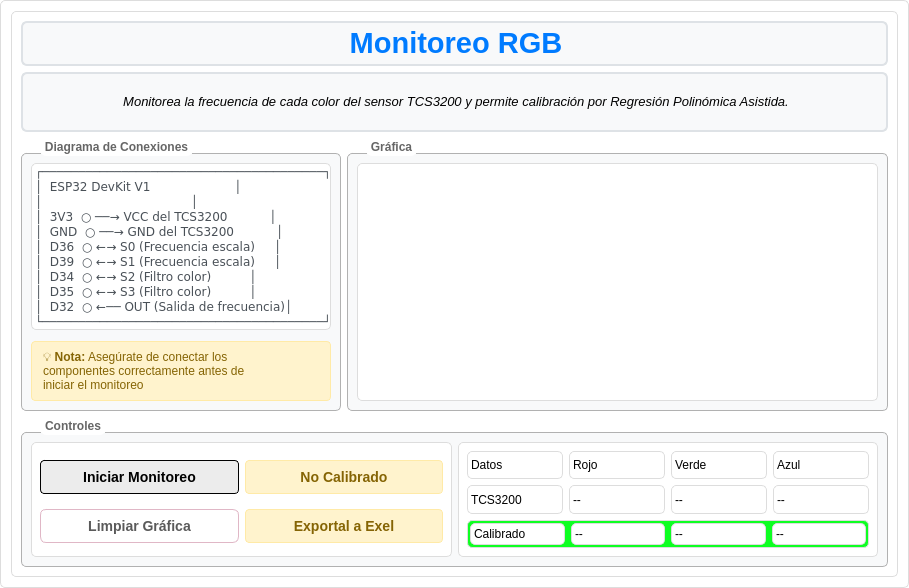
<?xml version="1.0" encoding="UTF-8"?>
<ui version="4.0">
 <class>colorTCS</class>
 <widget class="QWidget" name="colorTCS">
  <property name="geometry">
   <rect>
    <x>0</x>
    <y>0</y>
    <width>909</width>
    <height>588</height>
   </rect>
  </property>
  <property name="windowTitle">
   <string>Form</string>
  </property>
  <property name="styleSheet">
   <string notr="true">background-color: rgb(255, 255, 255);
border: 1px solid rgb(221, 221, 221);
border-radius: 5px;
color: rgb(0, 0, 0);</string>
  </property>
  <layout class="QGridLayout" name="gridLayout_2">
   <item row="0" column="0">
    <widget class="QFrame" name="frame">
     <property name="frameShape">
      <enum>QFrame::Shape::StyledPanel</enum>
     </property>
     <property name="frameShadow">
      <enum>QFrame::Shadow::Raised</enum>
     </property>
     <layout class="QGridLayout" name="gridLayout_6">
      <item row="0" column="0" colspan="3">
       <widget class="QLabel" name="titulo">
        <property name="maximumSize">
         <size>
          <width>16777215</width>
          <height>45</height>
         </size>
        </property>
        <property name="styleSheet">
         <string notr="true">        background-color: #f8f9fa;       
        border: 2px solid #dee2e6;         
        border-radius: 6px;              
   </string>
        </property>
        <property name="text">
         <string>&lt;html&gt;&lt;head/&gt;&lt;body&gt;&lt;p align=&quot;center&quot;&gt;&lt;span style=&quot; font-size:22pt; font-weight:700; color:#007bff;&quot;&gt;Monitoreo RGB&lt;/span&gt;&lt;/p&gt;&lt;/body&gt;&lt;/html&gt;</string>
        </property>
       </widget>
      </item>
      <item row="4" column="0" colspan="3">
       <widget class="QGroupBox" name="controles">
        <property name="minimumSize">
         <size>
          <width>0</width>
          <height>150</height>
         </size>
        </property>
        <property name="maximumSize">
         <size>
          <width>16777215</width>
          <height>150</height>
         </size>
        </property>
        <property name="sizeIncrement">
         <size>
          <width>0</width>
          <height>0</height>
         </size>
        </property>
        <property name="styleSheet">
         <string notr="true">QGroupBox {
    color: rgb(102, 102, 102) ;
    background-color: #f8f9fa;        
    border-radius: 6px;
    border: 1px solid rgb(177, 177, 177) ;
    border-radius: 5px;
    margin-top: 15px; /* espacio para el título */
    font: bold 12px;
}
QGroupBox::title {
    subcontrol-origin: margin;
    subcontrol-position: top left ;
    left: 20px;
    background-color: rgba(255, 255, 255, 255);
	padding: 2px;
    border-radius: 5px;
}

</string>
        </property>
        <property name="title">
         <string>Controles</string>
        </property>
        <layout class="QGridLayout" name="gridLayout_4">
         <item row="0" column="0">
          <widget class="QWidget" name="botones" native="true">
           <layout class="QGridLayout" name="gridLayout_3">
            <item row="0" column="1">
             <widget class="QPushButton" name="calibrarBt">
              <property name="styleSheet">
               <string notr="true">        font-size: 14px;                    /* Tamaño menor para información secundaria */
        font-weight: bold;                  /* Texto en negrita */
        color: #856404;                     /* Color ámbar para indicar estado */
        padding: 8px;                       /* Espacio interno menor */
        background-color: #fff3cd;          /* Fondo ámbar claro */
        border-radius: 4px;                 /* Esquinas redondeadas menores */
        border: 1px solid #ffeaa7;          /* Borde ámbar */
        margin-top: 5px;                    /* Separación superior */</string>
              </property>
              <property name="text">
               <string>No Calibrado</string>
              </property>
             </widget>
            </item>
            <item row="2" column="1">
             <widget class="QPushButton" name="exportarBt">
              <property name="styleSheet">
               <string notr="true">        font-size: 14px;                    /* Tamaño menor para información secundaria */
        font-weight: bold;                  /* Texto en negrita */
        color: #856404;                     /* Color ámbar para indicar estado */
        padding: 8px;                       /* Espacio interno menor */
        background-color: #fff3cd;          /* Fondo ámbar claro */
        border-radius: 4px;                 /* Esquinas redondeadas menores */
        border: 1px solid #ffeaa7;          /* Borde ámbar */
        margin-top: 5px;                    /* Separación superior */</string>
              </property>
              <property name="text">
               <string>Exportal a Exel</string>
              </property>
             </widget>
            </item>
            <item row="2" column="0">
             <widget class="QPushButton" name="limpiarBt">
              <property name="styleSheet">
               <string notr="true">/* Estilo base con matices rosa y gris degradado */
QPushButton {
    font-size: 14px;                         /* Tamaño menor para información secundaria */
    font-weight: bold;                       /* Texto en negrita */
    color: #5a5a5a;                          /* Gris medio para texto */
    padding: 8px;                            /* Espacio interno menor */
    background: linear-gradient(135deg, #f8e1ec, #d3d3d3); /* Degradado rosa a gris */
    border-radius: 6px;                      /* Esquinas ligeramente más redondeadas */
    border: 1px solid #e0b7c6;               /* Borde rosa suave */
    margin-top: 5px;                         /* Separación superior */
}

/* Efecto hover con énfasis en el rosa */
QPushButton:hover {
    background: linear-gradient(135deg, #fce4ec, #c0c0c0); /* Rosa claro a gris claro */
    color: #7a4b63;                          /* Rosa oscuro para el texto */
    border: 1px solid #d48ca3;               /* Borde más intenso en rosa */
}
/* Presionado: tono más oscuro y efecto hundido */
QPushButton:pressed {
    background-color: #e0b7c6;
    border: 2px solid #b0b0b0;
    padding-top: 8px; /* efecto hundido */
    padding-left: 8px;
}
</string>
              </property>
              <property name="text">
               <string>Limpiar Gráfica</string>
              </property>
             </widget>
            </item>
            <item row="0" column="0">
             <widget class="QPushButton" name="iniciarBt">
              <property name="styleSheet">
               <string notr="true">QPushButton {
    font-size: 14px;                    
    font-weight: bold;              
    color: rgb(0, 0, 0);
    padding: 8px;                 
    background-color: rgb(236, 236, 236);          
    border-radius: 4px;            
    border: 1px solid rgb(0, 0, 0);      
    margin-top: 5px;         
}

/* Hover: verde suave */
QPushButton:hover {
    background-color: rgb(220, 255, 220);     /* Verde muy claro */
    border: 1px solid rgb(0, 128, 0);          /* Verde intenso */
    color: rgb(0, 100, 0);                     /* Verde oscuro para texto */
}

/* Pressed: verde más profundo */
QPushButton:pressed {
    background-color: rgb(200, 240, 200);     /* Verde más saturado */
    border: 1px solid rgb(0, 100, 0);          /* Borde más oscuro */
    color: rgb(0, 80, 0);                      /* Texto aún más profundo */
}</string>
              </property>
              <property name="text">
               <string>Iniciar Monitoreo</string>
              </property>
             </widget>
            </item>
           </layout>
          </widget>
         </item>
         <item row="0" column="1">
          <widget class="QWidget" name="datos" native="true">
           <property name="minimumSize">
            <size>
             <width>0</width>
             <height>0</height>
            </size>
           </property>
           <property name="maximumSize">
            <size>
             <width>9999</width>
             <height>16777215</height>
            </size>
           </property>
           <layout class="QGridLayout" name="gridLayout">
            <item row="0" column="0">
             <widget class="QLabel" name="datosLabel">
              <property name="text">
               <string>Datos</string>
              </property>
             </widget>
            </item>
            <item row="0" column="1">
             <widget class="QLabel" name="rojoLabel">
              <property name="text">
               <string>Rojo</string>
              </property>
             </widget>
            </item>
            <item row="0" column="2">
             <widget class="QLabel" name="verdeLabel">
              <property name="text">
               <string>Verde</string>
              </property>
             </widget>
            </item>
            <item row="0" column="3">
             <widget class="QLabel" name="azulLabel">
              <property name="text">
               <string>Azul</string>
              </property>
             </widget>
            </item>
            <item row="1" column="0">
             <widget class="QLabel" name="TCS3200Label">
              <property name="text">
               <string>TCS3200</string>
              </property>
             </widget>
            </item>
            <item row="1" column="1">
             <widget class="QLabel" name="lecturaRojoDt">
              <property name="text">
               <string>--</string>
              </property>
             </widget>
            </item>
            <item row="1" column="2">
             <widget class="QLabel" name="lecturaVerdeDt">
              <property name="text">
               <string>--</string>
              </property>
             </widget>
            </item>
            <item row="1" column="3">
             <widget class="QLabel" name="lecturaAzulDt">
              <property name="text">
               <string>--</string>
              </property>
             </widget>
            </item>
            <item row="2" column="0" colspan="4">
             <widget class="QWidget" name="calBox" native="true">
              <property name="styleSheet">
               <string notr="true">background-color: rgb(14, 255, 34);</string>
              </property>
              <layout class="QHBoxLayout" name="horizontalLayout_2">
               <property name="leftMargin">
                <number>3</number>
               </property>
               <property name="topMargin">
                <number>3</number>
               </property>
               <property name="rightMargin">
                <number>3</number>
               </property>
               <property name="bottomMargin">
                <number>3</number>
               </property>
               <item>
                <widget class="QLabel" name="calibradoLabel">
                 <property name="styleSheet">
                  <string notr="true">background-color: rgb(255, 255, 255);</string>
                 </property>
                 <property name="text">
                  <string>Calibrado</string>
                 </property>
                </widget>
               </item>
               <item>
                <widget class="QLabel" name="lecturaRojoDtCalibrado">
                 <property name="styleSheet">
                  <string notr="true">background-color: rgb(255, 255, 255);</string>
                 </property>
                 <property name="text">
                  <string>--</string>
                 </property>
                </widget>
               </item>
               <item>
                <widget class="QLabel" name="lecturaVerdeDtCalibrado">
                 <property name="styleSheet">
                  <string notr="true">background-color: rgb(255, 255, 255);</string>
                 </property>
                 <property name="text">
                  <string>--</string>
                 </property>
                </widget>
               </item>
               <item>
                <widget class="QLabel" name="lecturaAzulDtCalibrado">
                 <property name="styleSheet">
                  <string notr="true">background-color: rgb(255, 255, 255);</string>
                 </property>
                 <property name="text">
                  <string>--</string>
                 </property>
                </widget>
               </item>
              </layout>
             </widget>
            </item>
           </layout>
          </widget>
         </item>
        </layout>
       </widget>
      </item>
      <item row="2" column="0">
       <widget class="QGroupBox" name="diagrama">
        <property name="minimumSize">
         <size>
          <width>320</width>
          <height>0</height>
         </size>
        </property>
        <property name="maximumSize">
         <size>
          <width>300</width>
          <height>16777215</height>
         </size>
        </property>
        <property name="styleSheet">
         <string notr="true">QGroupBox {
    color: rgb(102, 102, 102) ;
    background-color: #f8f9fa;        
    border-radius: 6px;
    border: 1px solid rgb(177, 177, 177) ;
    border-radius: 5px;
    margin-top: 15px; /* espacio para el título */
    font: bold 12px;
}
QGroupBox::title {
    subcontrol-origin: margin;
    subcontrol-position: top left ;
    left: 20px;
    background-color: rgba(255, 255, 255, 255);
	padding: 2px;
    border-radius: 5px;
}

</string>
        </property>
        <property name="title">
         <string>Diagrama de Conexiones</string>
        </property>
        <layout class="QVBoxLayout" name="verticalLayout">
         <item>
          <widget class="QLabel" name="dibujo">
           <property name="minimumSize">
            <size>
             <width>295</width>
             <height>160</height>
            </size>
           </property>
           <property name="styleSheet">
            <string notr="true"/>
           </property>
           <property name="text">
            <string>&lt;html&gt;&lt;head/&gt;&lt;body&gt;&lt;pre style=&quot; margin-top:12px; margin-bottom:0px; margin-left:0px; margin-right:0px; -qt-block-indent:0; text-indent:0px;&quot;&gt;&lt;span style=&quot; font-family:'Courier New','monospace'; font-size:12px; color:#495057;&quot;&gt;┌───────────────────────────────────────┐&lt;/span&gt;&lt;/pre&gt;&lt;pre style=&quot; margin-top:0px; margin-bottom:0px; margin-left:0px; margin-right:0px; -qt-block-indent:0; text-indent:0px;&quot;&gt;&lt;span style=&quot; font-family:'Courier New','monospace'; font-size:12px; color:#495057;&quot;&gt;│  ESP32 DevKit V1                      │&lt;/span&gt;&lt;/pre&gt;&lt;pre style=&quot; margin-top:0px; margin-bottom:0px; margin-left:0px; margin-right:0px; -qt-block-indent:0; text-indent:0px;&quot;&gt;&lt;span style=&quot; font-family:'Courier New','monospace'; font-size:12px; color:#495057;&quot;&gt;│                                       │&lt;/span&gt;&lt;/pre&gt;&lt;pre style=&quot; margin-top:0px; margin-bottom:0px; margin-left:0px; margin-right:0px; -qt-block-indent:0; text-indent:0px;&quot;&gt;&lt;span style=&quot; font-family:'Courier New','monospace'; font-size:12px; color:#495057;&quot;&gt;│  3V3  ○ ──→ VCC del TCS3200           │&lt;/span&gt;&lt;/pre&gt;&lt;pre style=&quot; margin-top:0px; margin-bottom:0px; margin-left:0px; margin-right:0px; -qt-block-indent:0; text-indent:0px;&quot;&gt;&lt;span style=&quot; font-family:'Courier New','monospace'; font-size:12px; color:#495057;&quot;&gt;│  GND  ○ ──→ GND del TCS3200           │&lt;/span&gt;&lt;/pre&gt;&lt;pre style=&quot; margin-top:0px; margin-bottom:0px; margin-left:0px; margin-right:0px; -qt-block-indent:0; text-indent:0px;&quot;&gt;&lt;span style=&quot; font-family:'Courier New','monospace'; font-size:12px; color:#495057;&quot;&gt;│  D36  ○ ←→ S0 (Frecuencia escala)     │&lt;/span&gt;&lt;/pre&gt;&lt;pre style=&quot; margin-top:0px; margin-bottom:0px; margin-left:0px; margin-right:0px; -qt-block-indent:0; text-indent:0px;&quot;&gt;&lt;span style=&quot; font-family:'Courier New','monospace'; font-size:12px; color:#495057;&quot;&gt;│  D39  ○ ←→ S1 (Frecuencia escala)     │&lt;/span&gt;&lt;/pre&gt;&lt;pre style=&quot; margin-top:0px; margin-bottom:0px; margin-left:0px; margin-right:0px; -qt-block-indent:0; text-indent:0px;&quot;&gt;&lt;span style=&quot; font-family:'Courier New','monospace'; font-size:12px; color:#495057;&quot;&gt;│  D34  ○ ←→ S2 (Filtro color)          │&lt;/span&gt;&lt;/pre&gt;&lt;pre style=&quot; margin-top:0px; margin-bottom:0px; margin-left:0px; margin-right:0px; -qt-block-indent:0; text-indent:0px;&quot;&gt;&lt;span style=&quot; font-family:'Courier New','monospace'; font-size:12px; color:#495057;&quot;&gt;│  D35  ○ ←→ S3 (Filtro color)          │&lt;/span&gt;&lt;/pre&gt;&lt;pre style=&quot; margin-top:0px; margin-bottom:0px; margin-left:0px; margin-right:0px; -qt-block-indent:0; text-indent:0px;&quot;&gt;&lt;span style=&quot; font-family:'Courier New','monospace'; font-size:12px; color:#495057;&quot;&gt;│  D32  ○ ←── OUT (Salida de frecuencia)│&lt;/span&gt;&lt;/pre&gt;&lt;pre style=&quot; margin-top:0px; margin-bottom:12px; margin-left:0px; margin-right:0px; -qt-block-indent:0; text-indent:0px;&quot;&gt;&lt;span style=&quot; font-family:'Courier New','monospace'; font-size:12px; color:#495057;&quot;&gt;└───────────────────────────────────────┘&lt;/span&gt;&lt;/pre&gt;&lt;/body&gt;&lt;/html&gt;</string>
           </property>
          </widget>
         </item>
         <item>
          <widget class="QLabel" name="nota">
           <property name="maximumSize">
            <size>
             <width>999</width>
             <height>70</height>
            </size>
           </property>
           <property name="styleSheet">
            <string notr="true">        font-size: 13px;                    /* Tamaño menor para nota */
        color: #856404;                     /* Color ámbar oscuro */
        background-color: #fff3cd;          /* Fondo ámbar claro (alerta) */
        border: 1px solid #ffeaa7;          /* Borde ámbar */
        border-radius: 4px;                 /* Esquinas redondeadas */
        padding: 8px;                       /* Espacio interno */
        margin-top: 5px;                    /* Separación superior */
</string>
           </property>
           <property name="text">
            <string>&lt;html&gt;&lt;head/&gt;&lt;body&gt;&lt;p align=&quot;justify&quot;&gt;&lt;span style=&quot; font-size:9pt;&quot;&gt;💡 &lt;/span&gt;&lt;span style=&quot; font-size:9pt; font-weight:700;&quot;&gt;Nota:&lt;/span&gt;&lt;span style=&quot; font-size:9pt;&quot;&gt; Asegúrate de conectar los &lt;br/&gt;componentes correctamente antes de &lt;br/&gt;iniciar el monitoreo&lt;/span&gt;&lt;/p&gt;&lt;/body&gt;&lt;/html&gt;</string>
           </property>
          </widget>
         </item>
        </layout>
       </widget>
      </item>
      <item row="2" column="1" colspan="2">
       <widget class="QGroupBox" name="grafica">
        <property name="minimumSize">
         <size>
          <width>400</width>
          <height>0</height>
         </size>
        </property>
        <property name="styleSheet">
         <string notr="true">QGroupBox {
    color: rgb(102, 102, 102) ;
    background-color: #f8f9fa;        
    border-radius: 6px;
    border: 1px solid rgb(177, 177, 177) ;
    border-radius: 5px;
    margin-top: 15px; /* espacio para el título */
    font: bold 12px;
}
QGroupBox::title {
    subcontrol-origin: margin;
    subcontrol-position: top left ;
    left: 20px;
    background-color: rgba(255, 255, 255, 255);
	padding: 2px;
    border-radius: 5px;
}

</string>
        </property>
        <property name="title">
         <string>Gráfica</string>
        </property>
        <layout class="QGridLayout" name="gridLayout_5">
         <item row="0" column="0">
          <widget class="QWidget" name="grapWid" native="true"/>
         </item>
        </layout>
       </widget>
      </item>
      <item row="1" column="0" colspan="3">
       <widget class="QLabel" name="descripcion">
        <property name="maximumSize">
         <size>
          <width>16777215</width>
          <height>60</height>
         </size>
        </property>
        <property name="styleSheet">
         <string notr="true">        background-color: #f8f9fa;       
        border: 2px solid #dee2e6;         
        border-radius: 6px;              
   </string>
        </property>
        <property name="text">
         <string>&lt;html&gt;&lt;head/&gt;&lt;body&gt;&lt;p align=&quot;center&quot;&gt;&lt;span style=&quot; font-size:10pt; font-style:italic;&quot;&gt;Monitorea la frecuencia de cada color del sensor TCS3200 y permite calibración por Regresión Polinómica Asistida.&lt;/span&gt;&lt;/p&gt;&lt;/body&gt;&lt;/html&gt;</string>
        </property>
       </widget>
      </item>
     </layout>
    </widget>
   </item>
  </layout>
 </widget>
 <resources/>
 <connections/>
</ui>
